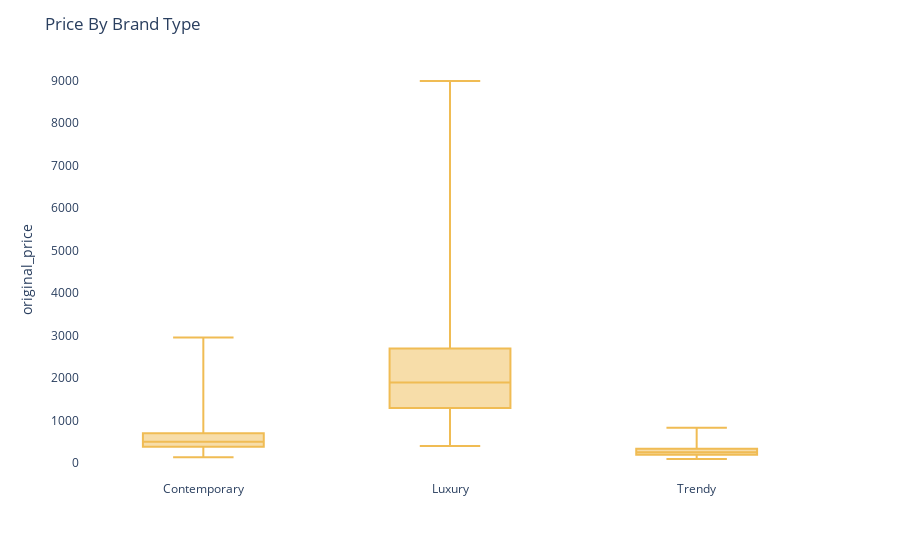

Source (notebook cell):
### Code cell
import plotly.express as px
colors = ['rgb(25, 43, 87)', 'rgb(201, 161, 91)', 'rgb(166, 164, 161)']
fig = px.box(saks_full, x="brand_positioning", y="original_price", points=False, 
             color_discrete_sequence = ['rgb(25, 43, 87)','rgb(240, 188, 84)', 'rgb(166, 164, 161)'],
             color_discrete_map = {"brand_positioning": ["Trendy", "Contemporary", "Luxury"]})
#              color_discrete_map={'Trendy':'rgb(25, 43, 87)',
#                                  'Contemporary':'rgb(201, 161, 91)',
#                                  'Luxury':'rgb(166, 164, 161)'
#                                  })

fig.update_layout(title_text='Price By Brand Type',plot_bgcolor='rgb(256, 256, 256)')
fig.update_xaxes(title_text = "")
# fig.update_yaxes(showgrid=True, gridwidth=0.5, gridcolor='rgb(230, 230, 230)')
fig.show()

### Figure 1 — Plotly figure (JSON) as saved in the notebook; plotly's stock layout.template omitted (floating-point values rounded to 4 significant figures; data arrays with more than 128 entries replaced by an {"elided": "..."} marker saying what was removed)
{"data": [{"alignmentgroup": "True", "boxpoints": false, "hovertemplate": "brand_positioning=%{x}<br>original_price=%{y}<extra></extra>", "legendgroup": "", "marker": {"color": "rgb(240, 188, 84)"}, "name": "", "notched": false, "offsetgroup": "", "orientation": "v", "showlegend": false, "type": "box", "x": {"elided": "3989 str values"}, "x0": " ", "xaxis": "x", "y": {"elided": "3989 float values"}, "y0": " ", "yaxis": "y"}], "layout": {"boxmode": "group", "legend": {"tracegroupgap": 0}, "margin": {"t": 60}, "plot_bgcolor": "rgb(256, 256, 256)", "title": {"text": "Price By Brand Type"}, "xaxis": {"anchor": "y", "domain": [0, 1], "title": {"text": ""}}, "yaxis": {"anchor": "x", "domain": [0, 1], "title": {"text": "original_price"}}}}
